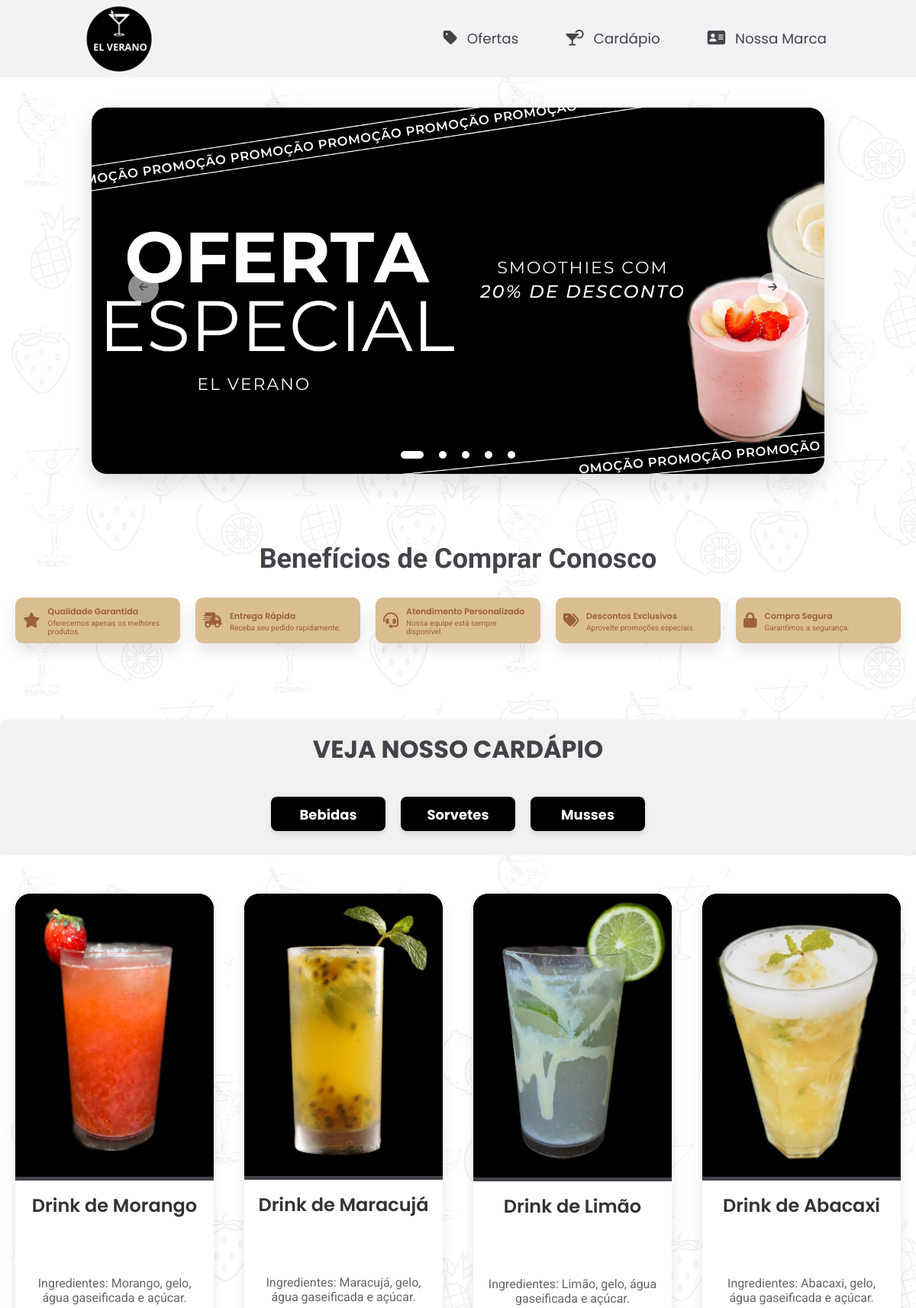
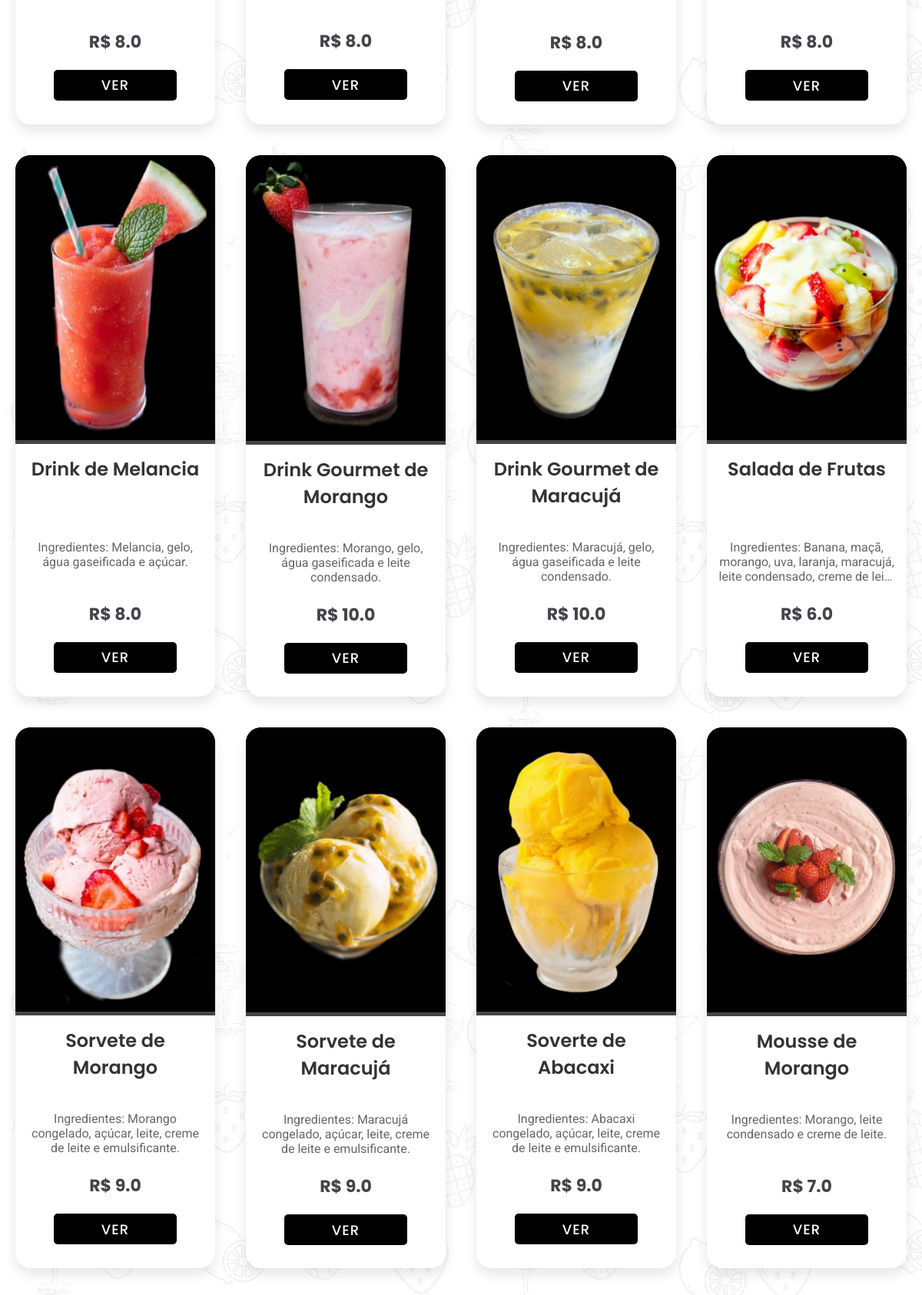
The page / (upper part) on the database its author committed (2 pictures, top to bottom).
### main.py (models this page shows)
class Produto(db.Model):
    id = db.Column(db.Integer, primary_key=True)
    nome = db.Column(db.String(100), nullable=False)
    descricao = db.Column(db.String(200), nullable=False)
    tamanho = db.Column(db.Float, nullable=False)
    preco = db.Column(db.Float, nullable=False)
    preco_desconto = db.Column(db.Float, nullable=True)
    image = db.Column(db.String(250), nullable=False)
    categoria = db.Column(db.String(50), nullable=False)  # Adicionando a categoria

### main.py (the view)
@app.route('/')
def index():
    produtos = Produto.query.all()
    return render_template('index.html', produtos=produtos)

### templates/index.html (shortened to what this page needs)
<!DOCTYPE html>
<html lang="en">
  <head>
    <link rel="stylesheet" href="/static/header.css" />
    <link rel="stylesheet" href="/static/main.css" />
    <link
      rel="stylesheet"
      href="https://cdnjs.cloudflare.com/ajax/libs/font-awesome/6.7.2/css/all.min.css"
    />
  </head>
  <body>
    <header>
      <nav class="nav-bar">
        <div class="logo">
          <img src="/static/img/Logo-ElVerano-removebg-preview.png" alt="" />
        </div>
        <div class="nav-list">
          <ul>
            <li class="nav-item">
              <a href="#ofertas" class="nav-link">
                <i class="fa-solid fa-tag"></i> Ofertas
              </a>
            </li>
            <li class="nav-item">
              <a href="#cardapio" class="nav-link">
                <i class="fa-solid fa-martini-glass-citrus"></i> Cardápio
              </a>
            </li>
            <li class="nav-item">
              <a href="#home" class="nav-link">
                <i class="fa-solid fa-address-card"></i> Nossa Marca
              </a>
            </li>
          </ul>
        </div>
      </nav>
    </header>
    <main>
      <div class="ofertas" id="ofertas">
        <div class="slider">
          <div class="list">
            <div class="item">
              <img src="/static/img/1.png" alt="" />
            </div>
          </div>
          <div class="buttons">
            <button id="prev"><i class="fa-solid fa-arrow-left"></i></button>
            <button id="next"><i class="fa-solid fa-arrow-right"></i></button>
          </div>
          <ul class="dots">
            <li class="active"></li>
            <li></li>
            <li></li>
            <li></li>
            <li></li>
          </ul>
        </div>
      </div>
      <div class="beneficios">
        <h2>Benefícios de Comprar Conosco</h2>
        <div class="beneficios-container">
          <div class="beneficio">
            <i class="fa-solid fa-star"></i>
            <div>
              <h3>Qualidade Garantida</h3>
              <p>Oferecemos apenas os melhores produtos.</p>
            </div>
          </div>
          <div class="beneficio">
            <i class="fa-solid fa-truck-fast"></i>
            <div>
              <h3>Entrega Rápida</h3>
              <p>Receba seu pedido rapidamente.</p>
            </div>
          </div>
          <div class="beneficio">
            <i class="fa-solid fa-headset"></i>
            <div>
              <h3>Atendimento Personalizado</h3>
              <p>Nossa equipe está sempre disponível.</p>
            </div>
          </div>
          <div class="beneficio">
            <i class="fa-solid fa-tags"></i>
            <div>
              <h3>Descontos Exclusivos</h3>
              <p>Aproveite promoções especiais.</p>
            </div>
          </div>
          <div class="beneficio1">
            <i class="fa-solid fa-lock"></i>
            <div>
              <h3>Compra Segura</h3>
              <p>Garantimos a segurança.</p>
            </div>
          </div>
        </div>
      </div>
      <div id="cardapio" class="cardapio-intro">
        <h1>Veja nosso cardápio</h1>
        <div class="filtro">
          <div class="tipos" data-filter="bebidas">
            <h2>Bebidas</h2>
          </div>
          <div class="tipos" data-filter="sorvetes">
            <h2>Sorvetes</h2>
          </div>
          <div class="tipos" data-filter="musses">
            <h2>Musses</h2>
          </div>
        </div>
      </div>
      <div class="cardapio">
        <div class="conteudo-cardapio">
          {% for produto in produtos %}
          <div class="crdp-item {{ produto.categoria}}">
            <a href="/item/{{ produto.id }}"
              ><img class="crdp-img1" src="{{ produto.image }}" alt=""
            /></a>
            <div>
              <h1 class="nome-drink">{{ produto.nome }}</h1>
              <p class="desc-drink">{{ produto.descricao }}</p>
              <h2 class="preco-drink">
                R$ {{ produto.preco_desconto | round(2) }}
              </h2>
              <a href="/item/{{ produto.id }}"
                ><button class="button-ver">Ver</button></a
              >
            </div>
          </div>
          {% endfor %}
        </div>
      </div>
    </main>
  </body>
</html>

### static/header.css (style rules this page uses)
:root { --cor-primaria: #fff; --cor-secundaria: #f9f9f9; --cor-terciaria: #000000; --cor-quartenaria: #ff7f50; --cor-buttons: linear-gradient(135deg, #ff7f50, #ff6347); --cor-buttons-houver: linear-gradient(135deg, #d2663e, #ef4629); --fonte-principal: 'Roboto', sans-serif; --fonte-secundaria: 'Poppins', sans-serif; }
* { padding: 0; margin: 0; box-sizing: border-box; }
html { scroll-behavior: smooth; }
header { position: sticky; top: 0; width: 100%; background-color: #f1f2f3; z-index: 3; }
.nav-bar { display: flex; justify-content: space-between; align-items: center; padding: 1.5rem 6rem; font-family: var(--fonte-secundaria); position: relative; }
.logo { display: flex; align-items: center; }
.logo img { position: absolute; width: 120px; height: 120px; }
.nav-list { display: flex; align-items: center; transition: max-height 0.3s ease, opacity 0.3s ease; }
.nav-list ul { display: flex; list-style: none; gap: 20px; }
.nav-item a { text-decoration: none; font-size: 1.15rem; color: var(--cor-terciaria); font-weight: 400; padding: 12px 20px; border-radius: 30px; transition: background-color 0.3s ease, transform 0.3s ease, box-shadow 0.3s ease; position: relative; display: block; }
.nav-item i { margin-right: 10px; font-size: 1.4rem; transition: transform 0.3s ease; }
.nav-item a { border: 1px solid transparent; }
.nav-item i { margin-right: 8px; font-size: 1.3rem; transition: transform 0.3s ease; }
.nav-link { text-decoration: none; font-size: 1.15rem; color: var(--cor-terciaria); font-weight: 400; }

### rows shown on the page
Produto: image (picture), nome "Drink de Morango", descricao "Ingredientes: Morango, gelo, água gaseificada e açúcar.", preco_desconto "8.0"
Produto: image (picture), nome "Drink de Maracujá", descricao "Ingredientes: Maracujá, gelo, água gaseificada e açúcar.", preco_desconto "8.0"
Produto: image (picture), nome "Drink de Limão", descricao "Ingredientes: Limão, gelo, água gaseificada e açúcar.", preco_desconto "8.0"
Produto: image (picture), nome "Drink de Abacaxi", descricao "Ingredientes: Abacaxi, gelo, água gaseificada e açúcar.", preco_desconto "8.0"
Produto: image (picture), nome "Drink de Melancia", descricao "Ingredientes: Melancia, gelo, água gaseificada e açúcar.", preco_desconto "8.0"
Produto: image (picture), nome "Drink Gourmet de Morango", descricao "Ingredientes: Morango, gelo, água gaseificada e leite condensado.", preco_desconto "10.0"
Produto: image (picture), nome "Drink Gourmet de Maracujá", descricao "Ingredientes: Maracujá, gelo, água gaseificada e leite condensado.", preco_desconto "10.0"
Produto: image (picture), nome "Salada de Frutas", descricao "Ingredientes: Banana, maçã, morango, uva, laranja, maracujá, leite condensado, creme de…", preco_desconto "6.0"
Produto: image (picture), nome "Sorvete de Morango", descricao "Ingredientes: Morango congelado, açúcar, leite, creme de leite e emulsificante.", preco_desconto "9.0"
Produto: image (picture), nome "Sorvete de Maracujá", descricao "Ingredientes: Maracujá congelado, açúcar, leite, creme de leite e emulsificante.", preco_desconto "9.0"
Produto: image (picture), nome "Soverte de Abacaxi", descricao "Ingredientes: Abacaxi congelado, açúcar, leite, creme de leite e emulsificante.", preco_desconto "9.0"
Produto: image (picture), nome "Mousse de Morango", descricao "Ingredientes: Morango, leite condensado e creme de leite.", preco_desconto "7.0"
